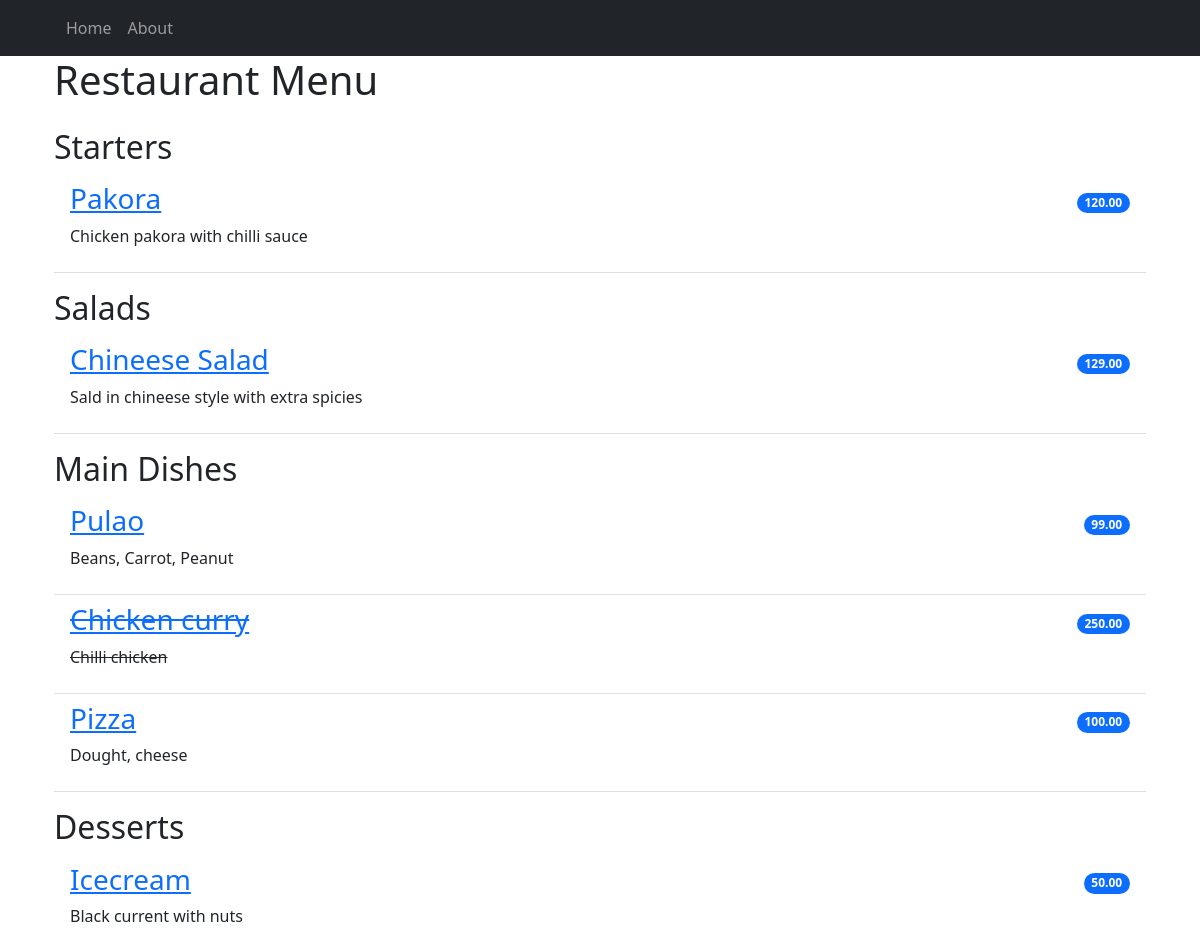
The page / on the database its author committed.
### restaurant_menu/models.py (models this page shows, shortened)
class Item(models.Model):
    meal = models.CharField(max_length=1000, unique=True)
    description = models.CharField(max_length=2000)
    price = models.DecimalField(max_digits=10,decimal_places=2)
    meal_type = models.CharField(max_length=200,choices=MEAL_TYPE)
    author = models.ForeignKey(User, on_delete=models.PROTECT)   # CASCADE, SET_NULL
    status = models.IntegerField(choices=STATUS, default=0)
    date_created = models.DateTimeField(auto_now_add=True)
    date_updated = models.DateTimeField(auto_now=True)

### restaurant_menu/views.py (the view)
# urls.py: path("", views.MenuList.as_view(), name='home'),
class MenuList(generic.ListView):
    queryset = Item.objects.order_by("-date_created")
    template_name = "index.html"
    def get_context_data(self, **kwargs):
        context = super().get_context_data(**kwargs)
        context["meals"] = MEAL_TYPE
        return context

### restaurant_menu/templates/index.html
{% extends 'base.html' %}
{% block content %}
<div class="container">
    <h1>Restaurant Menu</h1>
    <ul class="list-group list-group-flush">
    {% for meal in meals %}
        <h2 class="pt-3">{{ meal.1 }}</h2>
            {% for row in item_list %}
                {% if row.meal_type == meal.0 %}
                    {% if row.status == 0 %}
                    <li class="list-group-item d-flex justify-content-between align-items-center border-0 pb-0">
                        <a href="{% url 'menu_item' row.pk %}"><h3><del>{{ row.meal }}</del></h3></a>
                        <span class="badge bg-primary rounded-pill">{{ row.price }}</span>
                    </li>
                    <li class="list-group-item pt-0">
                        <p><del>{{ row.description }}</del></p>
                    </li>
                    {% else %}
                    <li class="list-group-item d-flex justify-content-between align-items-center border-0 pb-0">
                        <a href="{% url 'menu_item' row.pk %}"><h3>{{ row.meal }}</h3></a>
                        <span class="badge bg-primary rounded-pill">{{ row.price }}</span>
                    </li>
                    <li class="list-group-item pt-0">
                        <p>{{ row.description }}</p>
                    </li>
                    {% endif %}
                {% endif %}
            {% endfor %}
    {% endfor %}
    </ul>
</div>
{% endblock content %}

### restaurant_menu/templates/base.html (shortened to what this page needs)
<!doctype html>
<html lang="en">
<head>
    <link rel="stylesheet" href="https://cdn.jsdelivr.net/npm/bootstrap@5.1.3/dist/css/bootstrap.min.css">
</head>
<body>
    <nav class="navbar navbar-expand-lg navbar-dark bg-dark">
        <div class="container">
            <div class="collapse navbar-collapse" id="navbarNav">
                <ul class="navbar-nav">
                    <li class="nav-item">
                        <a class="nav-link" href="{% url 'home' %}">Home</a>
                    </li>
                    <li class="nav-item">
                        <a class="nav-link" href="{% url 'home' %}">About</a>
                    </li>
                </ul>
            </div>
        </div>
    </nav>
    <div class="container ">
        {% block content %}
        {% endblock %}
    </div>
</body>
</html>

### rows shown on the page
Item: meal "Pakora", price "120.00", description "Chicken pakora with chilli sauce"
Item: meal "Chineese Salad", price "129.00", description "Sald in chineese style with extra spicies"
Item: meal "Pulao", price "99.00", description "Beans, Carrot, Peanut"
Item: meal "Chicken curry", price "250.00", description "Chilli chicken"
Item: meal "Pizza", price "100.00", description "Dought, cheese"
Item: meal "Icecream", price "50.00", description "Black current with nuts"

### other values the page prints
{{ meal.1 }} "Starters" "Salads" "Main Dishes" "Desserts"
